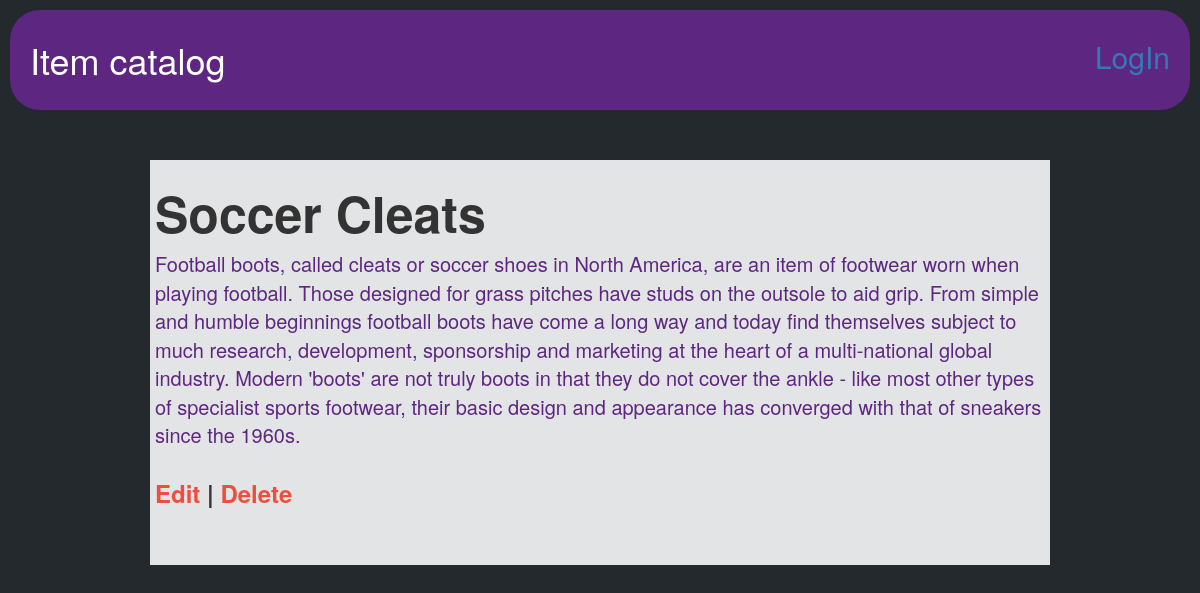
/catalog/Soccer/Soccer Cleats, run on the app's committed database.
### sports_database.py (models this page shows, shortened)
class LatestItem(Base):
    __tablename__ = 'latest_item'
    title = Column(String(80), nullable=False)
    time_created = Column(DateTime(timezone=True), default=datetime.utcnow)
    time_updated = Column(DateTime(timezone=True), onupdate=datetime.utcnow)
    id = Column(Integer, primary_key=True)
    description = Column(String(250))
    item_category = Column(String(250))
    category_id = Column(Integer, ForeignKey('categories.id'))
    categories = relationship(Categories)
    user_id = Column(Integer, ForeignKey('user.id'))
    user = relationship(User)

### catalog.py (the view)
@app.route('/catalog/<string:sport_name>/<string:item_name>')
def itemInfo(sport_name, item_name):
    item_des = session.query(LatestItem).filter_by(title=item_name).one()
    return render_template('item_description.html', item_des=item_des, sport_name=sport_name)

### templates/item_description.html
{% extends "main.html" %}
{% block content %}
{% include "header.html" %}
<div class="row" style="border: 5px #e3e4e5 solid; margin: 50px 150px; height: 405px; background-color: #e3e4e5;">
<div class="row">
	<div class="col-md-12">
		<h1 style="font-size: 50px; font-weight: 700">{{item_des.title}}</h1>
	</div>
</div>
<div class="row">
	<div class="col-md-12">
		<p style="font-size: 20px; color: #5d2781">{{item_des.description}}</p>
	</div>
</div>
<div class="row">
	<div class=" col-md-4 bottom-align-text ">
		<a style="color: #ed4f3d; text-decoration: none" href="{{url_for('itemEdit', item_name=item_des.title, sport_name=sport_name) }}"> <h3 style="font-weight: 600; color:
		#ed4f3d">Edit</a><span style="font-weight: 600; color:
		#333333"> | </span><a style="color: #ed4f3d; text-decoration: none" href="{{ url_for('itemDelete', item_name=item_des.title, sport_name=sport_name) }}">Delete</h3></a>
	</div>
</div>
</div>
{% endblock %}

### data on the page
LatestItem: title "Soccer Cleats", description "Football boots, called cleats or soccer shoes in North America, are an item of footwear worn when playing football. Those designed for grass pitches have studs on the outsole to aid grip. From simple and humble beginnings football boots have come a long way and today find themselves subject to much research, development, sponsorship and marketing at the heart of a multi-national global industry. Modern 'boots' are not truly boots in that they do not cover the ankle - like most other types of specialist sports footwear, their basic design and appearance has converged with that of sneakers since the 1960s."
